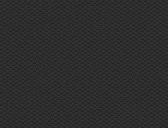
#> input picture images/pattern.png, 168 x 128 px
$ python grayscale.py ../images/pattern.png
#> lines starting #> are read from the running program, lines starting #| are printed output that depends on the picture
# (c) yoya@awm.jp 2018/07/05-
# ref) https://www.programcreek.com/python/example/89944/PIL.Image.frombytes
#      http://pillow.readthedocs.io/en/5.2.x/reference/Image.html#PIL.Image.Image.convert

from PIL import Image
import sys

def gamma_correct(im, gamma):
    if gamma == 1.0:
        return im
    table = [pow(x / 255.0 , gamma) * 255 for x in range(256)]
    return im.point(table * len(im.mode))

def grayscale(im):
    if im.mode == "L":
        return im
    if im.mode != "RGB": # mainly, care for mode=="P"
        im = im.convert("RGB")
    im = gamma_correct(im, 2.2) # to linear RGB
    rgb2xyz_rec709 = (
        0.412453, 0.357580, 0.180423, 0,
        0.212671, 0.715160, 0.072169, 0, # RGB mixing weight
        0.019334, 0.119193, 0.950227, 0 )
    im = im.convert("L", rgb2xyz_rec709)
    return  gamma_correct(im, 1.0/2.2) # from linear RGB

# main
im = Image.open(sys.argv[1])
#> im is the input picture: PIL image 168x128 RGB; min 35, max 51, mean 44.8
im = grayscale(im)
#> in gamma_correct, `return im.point(table * len(im.mode))`:
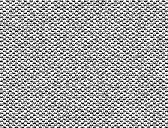
#> returned value: PIL image 168x128 RGB; min 3, max 7, mean 5.56; drawn with min black and max white
im.show()
